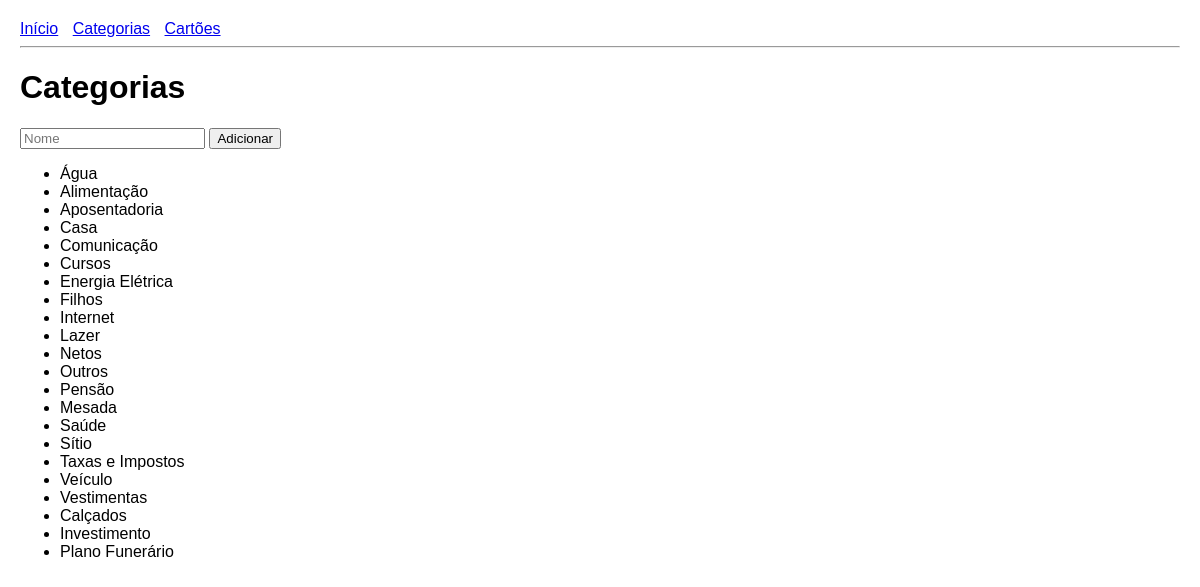
Screenshot of /categorias with the database file from the repository.
### tables this page shows
CREATE TABLE categorias (
                id INTEGER PRIMARY KEY AUTOINCREMENT,
                nome TEXT NOT NULL UNIQUE
            );

### app.py (the view)
@app.route("/categorias")
def categorias():
    conn = conectar()
    dados = conn.execute("SELECT * FROM categorias").fetchall()
    conn.close()
    return render_template("categorias.html", dados=dados)

### app.py (called while the page is built)
def conectar():
    conn = sqlite3.connect(DB)
    conn.row_factory = sqlite3.Row
    return conn

### templates/categorias.html
{% extends "base.html" %}
{% block content %}
<h1>Categorias</h1>
<form method="POST" action="/add_categoria">
    <input name="nome" placeholder="Nome">
    <button>Adicionar</button>
</form>
<ul>
{% for c in dados %}
    <li>{{ c.nome }}</li>
{% endfor %}
</ul>
{% endblock %}

### templates/base.html (shortened to what this page needs)
<!DOCTYPE html>
<html>
<head>
    <link rel="stylesheet" href="/static/style.css">
</head>
<body>
<nav>
    <a href="/">Início</a>
    <a href="/categorias">Categorias</a>
    <a href="/cartoes">Cartões</a>
</nav>
<hr>
{% block content %}{% endblock %}
</body>
</html>

### static/style.css (style rules this page uses)
body { font-family: Arial; margin: 20px; }
nav a { margin-right: 10px; }

### rows the page displays
categorias: nome "Água"
categorias: nome "Alimentação"
categorias: nome "Aposentadoria"
categorias: nome "Casa"
categorias: nome "Comunicação"
categorias: nome "Cursos"
categorias: nome "Energia Elétrica"
categorias: nome "Filhos"
categorias: nome "Internet"
categorias: nome "Lazer"
categorias: nome "Netos"
categorias: nome "Outros"
categorias: nome "Pensão"
categorias: nome "Mesada"
categorias: nome "Saúde"
categorias: nome "Sítio"
categorias: nome "Taxas e Impostos"
categorias: nome "Veículo"
categorias: nome "Vestimentas"
categorias: nome "Calçados"
categorias: nome "Investimento"
categorias: nome "Plano Funerário"
